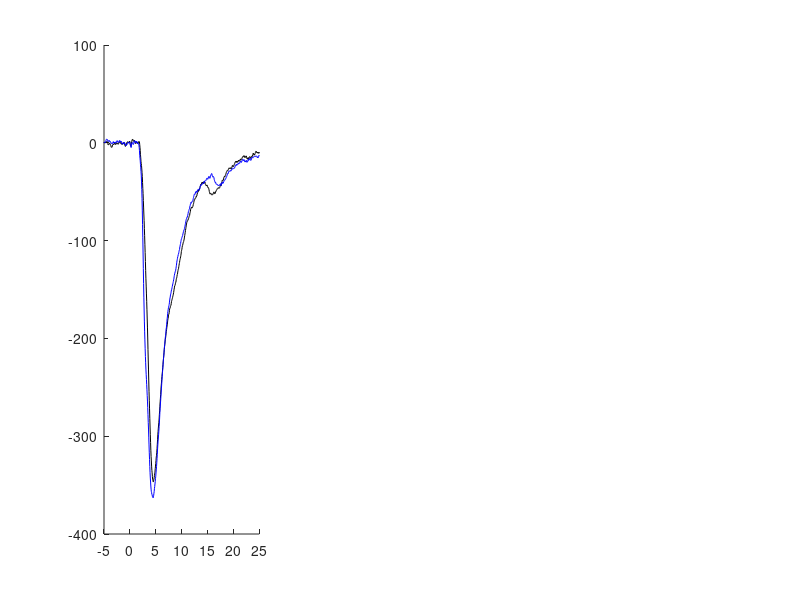

Here is the MATLAB script that generated this plot: (Note: this script raises an error after producing the figure.)
%% Figure 1
%% Figure 1D - example cell traces and- normalized amplitude plot
load('Figure1D_data.mat')
figure;
subplot(1,3,1); hold on;
plot(timeVector,examplePyr(:,1),'color','k');
plot(timeVector,examplePyr(:,2),'color',[0 0 1]);
fix_axes(gcf,10,'ms','pA'); xlim([-5 20]); ylim([-400 5]); axis square;

subplot(1,3,2); hold on;
plot(timeVector,exampleSST(:,1),'color','k');
plot(timeVector,exampleSST(:,2),'color',[0 0 1]);
fix_axes(gcf,10,'ms','pA'); xlim([-5 20]);ylim([-400 5]); axis square;

subplot(1,3,3); hold on;
plot(1:3,abs([IN_amp_baseline;IN_amp_YM90K;IN_amp_NBQX]./IN_amp_baseline)','color',[1 0.5 0.5]);
plot(1:3,abs([pyr_amp_baseline;pyr_amp_YM90K;pyr_amp_NBQX]./pyr_amp_baseline)','color',[0.6 0.6 0.6]);
fast_errbar_plotting(1:3,abs([IN_amp_baseline;IN_amp_YM90K;IN_amp_NBQX]./IN_amp_baseline),2,'color',[1 0.5 0.5]*0.8);
fast_errbar_plotting(1:3,abs([pyr_amp_baseline;pyr_amp_YM90K;pyr_amp_NBQX]./pyr_amp_baseline),2,'color',[0 0 0]);

xticks(1:3);xticklabels({'Ctrl','+DART','+NBQX'})
ylim([0 1.5]); xlim([0.4 3.5]); fix_axes(gcf,8,'Condition','Norm. Amplitude'); axis square;


%% Figure 1D - ANOVA and pairwise t-tests
load('Figure1_data.mat')
IN_combined=[IN_amp_baseline;IN_amp_YM90K;IN_amp_NBQX]';
pyr_combined=[pyr_amp_baseline;pyr_amp_YM90K;pyr_amp_NBQX]';
%% Mixed ANOVA for drug condition (within) x cell type (between)

% Get sample sizes
n_in = size(IN_combined, 1);  % Number of interneurons
n_pyr = size(pyr_combined, 1); % Number of pyramidal cells
n_total = n_in + n_pyr;

% Combine data
all_data = [IN_combined; pyr_combined];

% Create factors
drug_labels = {'ACSF', 'DART', 'NBQX'};
cell_type = [ones(n_in, 1); 2*ones(n_pyr, 1)]; % 1 for interneurons, 2 for pyramidal
subject_id = (1:n_total)';

% Create a table for the mixed ANOVA
anova_table = table(subject_id, cell_type, 'VariableNames', {'Subject', 'CellType'});
anova_table.CellType = categorical(anova_table.CellType, [1 2], {'Interneuron', 'Pyramidal'});

% Add the drug conditions as additional variables
for i = 1:3
    anova_table.(drug_labels{i}) = all_data(:, i);
end

% Create a within-subjects design table
within_design = table(categorical(drug_labels', 'Ordinal', false), 'VariableNames', {'Drug'});

% Setup the repeated measures model
rm = fitrm(anova_table, 'ACSF,DART,NBQX ~ CellType', 'WithinDesign', within_design);

% Run the ANOVA for within-subjects effects (drug and drug*celltype)
ranova_results = ranova(rm);
disp('Within-Subjects ANOVA Results:');
disp(ranova_results);

% Get between-subjects effects (cell type)
between_results = anova(rm);
disp('Between-Subjects ANOVA Results (Cell Type):');
disp(between_results);


% Manually perform pairwise t-tests within each cell type with Bonferroni correction
% Number of comparisons per cell type
num_comparisons = 3;

disp('Pairwise comparisons for drug conditions within each cell type (with Bonferroni correction):');
disp('Interneurons:');

% Interneuron comparisons
fprintf('ACSF vs DART: ');
[~, p_in_acsf_dart] = ttest(IN_combined(:,1), IN_combined(:,2));
p_in_acsf_dart_corr = min(p_in_acsf_dart * num_comparisons, 1); % Apply Bonferroni correction, cap at 1
fprintf('p = %.4f (corrected p = %.4f)\n', p_in_acsf_dart, p_in_acsf_dart_corr);

fprintf('ACSF vs NBQX: ');
[~, p_in_acsf_nbqx] = ttest(IN_combined(:,1), IN_combined(:,3));
p_in_acsf_nbqx_corr = min(p_in_acsf_nbqx * num_comparisons, 1);
fprintf('p = %.4f (corrected p = %.4f)\n', p_in_acsf_nbqx, p_in_acsf_nbqx_corr);

fprintf('DART vs NBQX: ');
[~, p_in_dart_nbqx] = ttest(IN_combined(:,2), IN_combined(:,3));
p_in_dart_nbqx_corr = min(p_in_dart_nbqx * num_comparisons, 1);
fprintf('p = %.4f (corrected p = %.4f)\n', p_in_dart_nbqx, p_in_dart_nbqx_corr);

% Pyramidal comparisons
disp('Pyramidal cells:');
fprintf('ACSF vs DART: ');
[~, p_pyr_acsf_dart] = ttest(pyr_combined(:,1), pyr_combined(:,2));
p_pyr_acsf_dart_corr = min(p_pyr_acsf_dart * num_comparisons, 1);
fprintf('p = %.4f (corrected p = %.4f)\n', p_pyr_acsf_dart, p_pyr_acsf_dart_corr);

fprintf('ACSF vs NBQX: ');
[~, p_pyr_acsf_nbqx] = ttest(pyr_combined(:,1), pyr_combined(:,3));
p_pyr_acsf_nbqx_corr = min(p_pyr_acsf_nbqx * num_comparisons, 1);
fprintf('p = %.4f (corrected p = %.4f)\n', p_pyr_acsf_nbqx, p_pyr_acsf_nbqx_corr);

fprintf('DART vs NBQX: ');
[~, p_pyr_dart_nbqx] = ttest(pyr_combined(:,2), pyr_combined(:,3));
p_pyr_dart_nbqx_corr = min(p_pyr_dart_nbqx * num_comparisons, 1);
fprintf('p = %.4f (corrected p = %.4f)\n', p_pyr_dart_nbqx, p_pyr_dart_nbqx_corr);